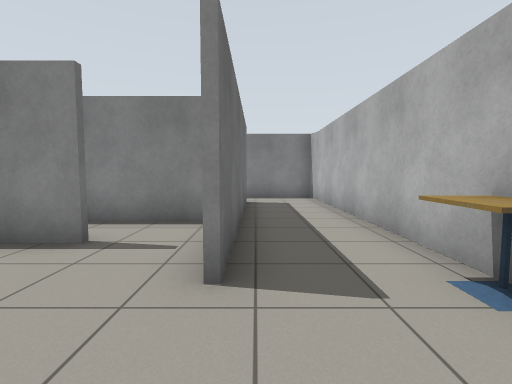
View 1 (above)

18 first-person views from a walk through a world built for the Gazebo simulator. The camera is 1 m above the floor, tilts 4° down and sees 85° across. The floor is counted in squares, 1 m on a side. Each view is taken from the middle of a square. On the plan, view 1 faces up. The plan holds only what a view shows up to about 12 squares ahead; the rest is blank. Simple patterns stand in for the simulator's built-in surfaces.

View 2
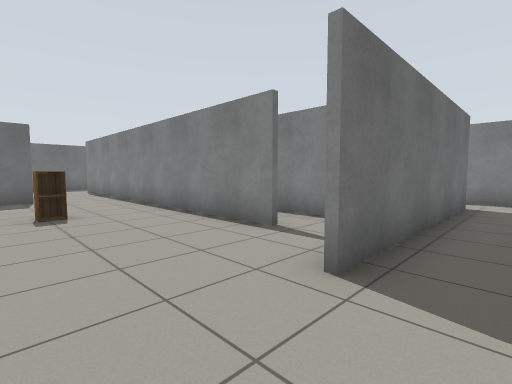

View 3
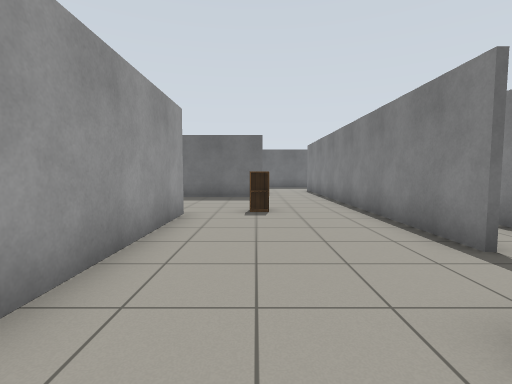

View 4
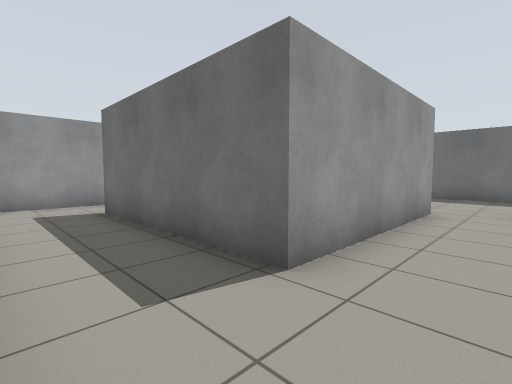

View 5
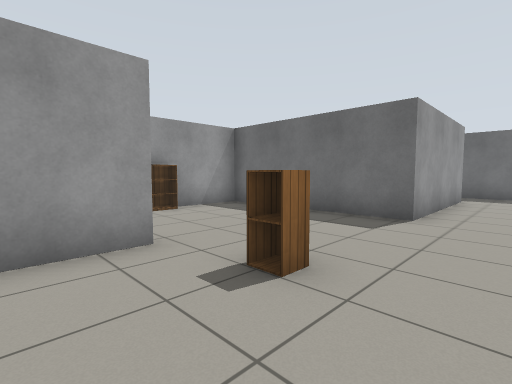

View 6
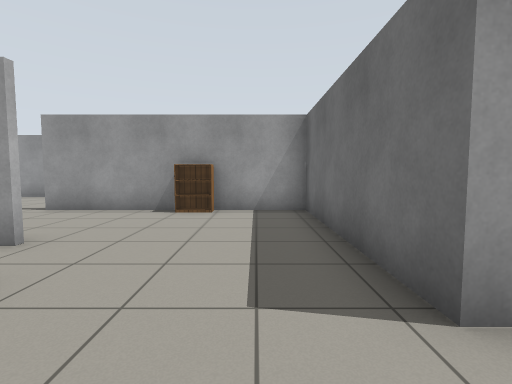

View 7
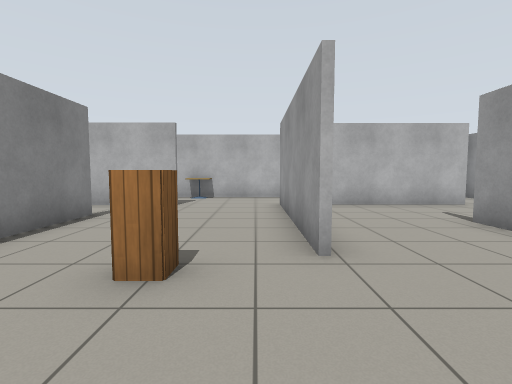

View 8
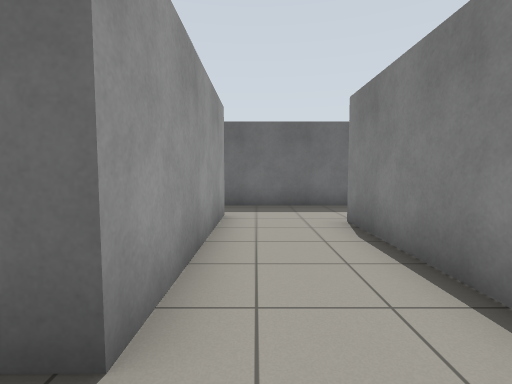

View 9
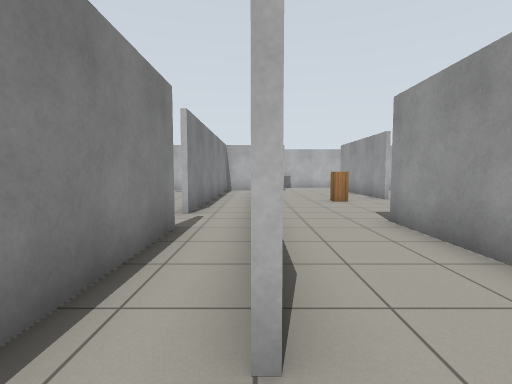

View 10
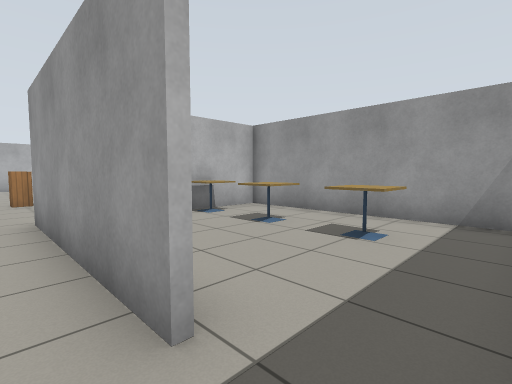

View 11
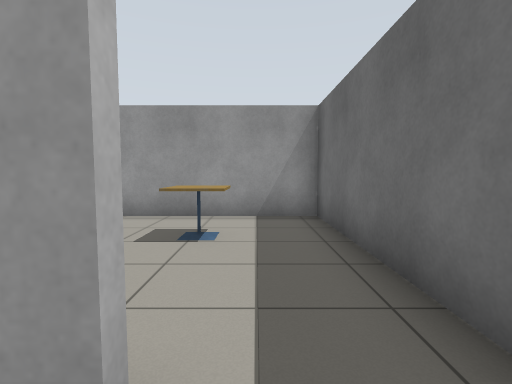

View 12
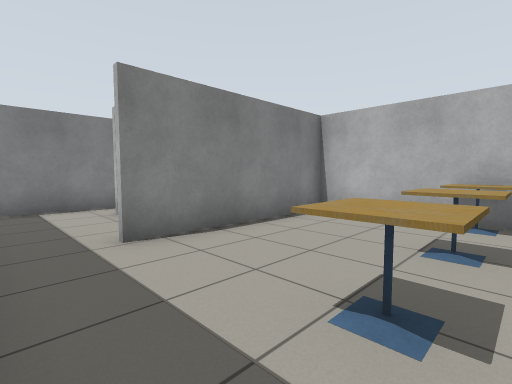

View 13
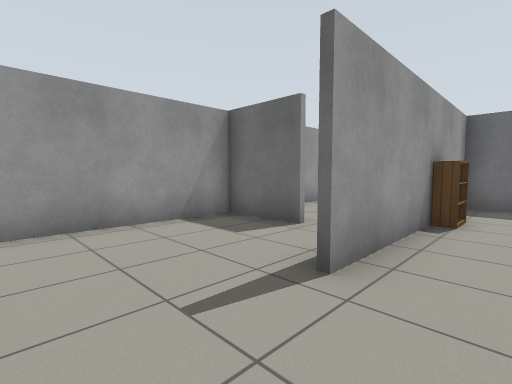

View 14
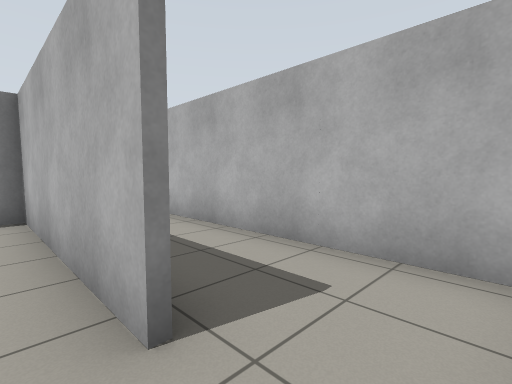

View 15
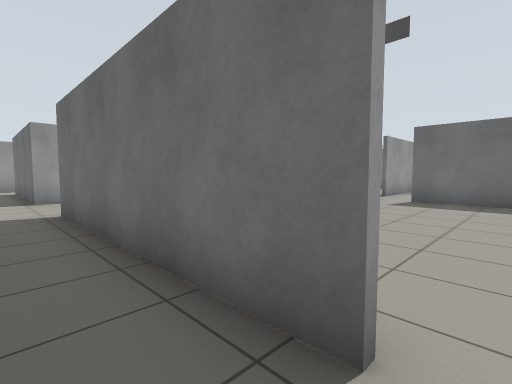

View 16
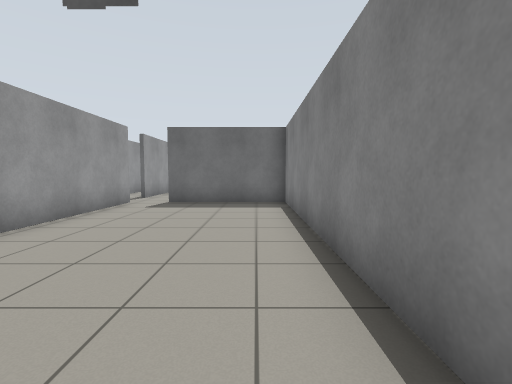

View 17
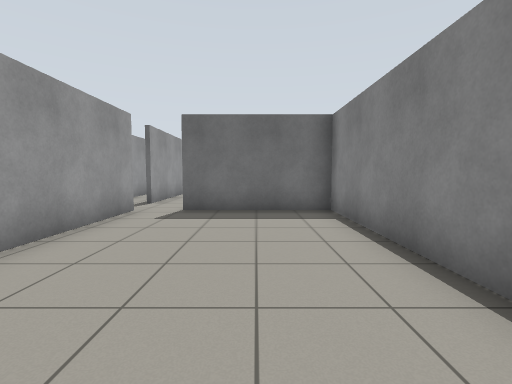

View 18
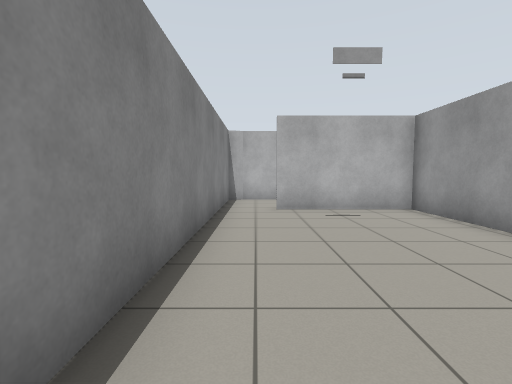

### Floor plan
Ten units are one square. View 1 is at (0, 0); x grows to the right and y downward. Boxes are objects, and circles mark ways between rooms. Rooms are numbered by the first view taken in them; rooms with no view inside come last. Other rooms are left out.
<svg viewBox="-179 -115 209 204">
<path fill="none" stroke="#000" d="M-58 7 -3 7 -3 65M-24 -39 -148 -39M-4 -24 -4 -51M-54 61 -54 84 22 84M23 -24 23 -105 21 -110 -4 -110M-99 44 -34 44M-4 66 -4 9 -8 9M-109 -55 -167 -55M23 80 23 -15M-3 -95 -3 -24M-156 -13 -103 -13 -103 45M-174 -49 -174 -15M-105 44 -105 -11 -156 -11M-174 -15 -174 44 -99 44M-4 -110 -94 -110 -94 -70M-94 -58 -4 -58 -4 -95M-10 -56 -94 -56"/>
<rect x="-85" y="35" width="20" height="10" fill="#bbb"><title>bookshelf</title></rect>
<rect x="-65" y="-15" width="10" height="10" fill="#bbb"><title>cabinet</title></rect>
<rect x="15" y="-25" width="10" height="10" fill="#bbb"><title>cafe table</title></rect>
<rect x="-155" y="15" width="10" height="20" fill="#bbb"><title>cafe table</title></rect>
<rect x="-135" y="15" width="10" height="20" fill="#bbb"><title>cafe table</title></rect>
<rect x="-115" y="15" width="10" height="20" fill="#bbb"><title>cafe table</title></rect>
<circle cx="-165" cy="-10" r="3" fill="#2a7"/>
<circle cx="0" cy="-100" r="3" fill="#2a7"/>
<circle cx="-15" cy="-40" r="3" fill="#2a7"/>
<text x="-40" y="0">1</text>
<text x="-140" y="20">2</text>
<text x="-50" y="-90">3</text>
<text x="-60" y="-50">4</text>
</svg>
Room 1 opens to room 2. Room 1 opens to room 3. Room 1 opens to room 4.

Where each view was taken, in squares from view 1:
view 1: 0 up, 0 right, facing up
view 2: 0 up, 1 right, facing up-left
view 3: 1 up, 1 right, facing left
view 4: 1 up, 2 right, facing down-left
view 5: 3 up, 4 left, facing down-left
view 6: 3 up, 9 left, facing down
view 7: 0 up, 9 left, facing right
view 8: 2 up, 9 left, facing left
view 9: 4 up, 16 left, facing right
view 10: 2 up, 17 left, facing down-right
view 11: 2 up, 16 left, facing down
view 12: 3 down, 17 left, facing up-right
view 13: 3 down, 1 left, facing down-left
view 14: 8 down, 1 left, facing up-right
view 15: 10 up, 1 right, facing down-left
view 16: 10 up, 0 right, facing left
view 17: 9 up, 2 left, facing left
view 18: 10 up, 8 left, facing right
